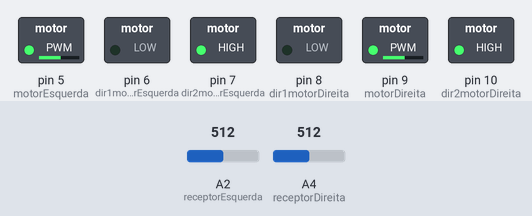
Bench run of a sketch on a simulated Arduino Uno, built with avr-gcc and run on an emulated ATmega328P. Parts: switched loads named in the sketch (green lamp = pin HIGH). The inputs (shaded band) are chosen by the test bench; at power-on: A2 (receptorEsquerda) = 512, A4 (receptorDireita) = 512.

Above: at 1.2 s.
1.3 s: A2 (receptorEsquerda) set to 490
At 2.2 s:
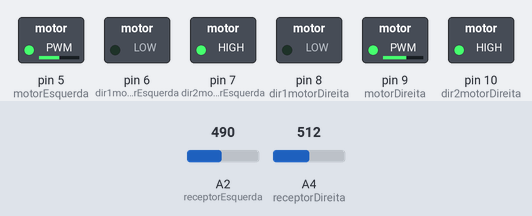
2.8 s: A2 (receptorEsquerda) set to 212
At 3.3 s:
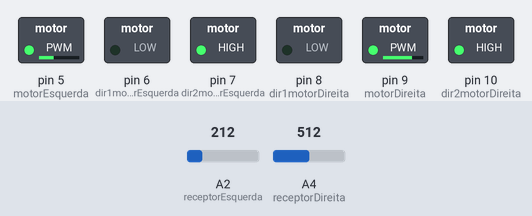
4.3 s: A2 (receptorEsquerda) set to 184
At 5.7 s:
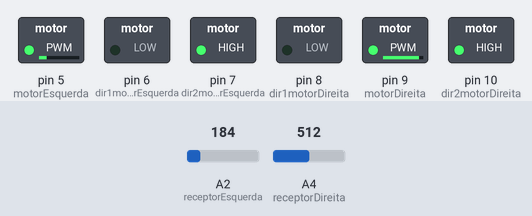
7.3 s: A4 (receptorDireita) set to 491
At 7.9 s:
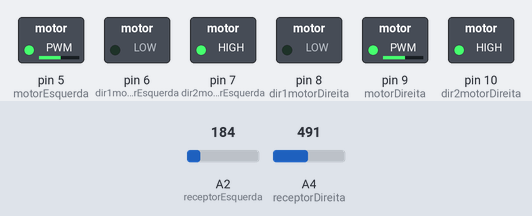
8.8 s: A4 (receptorDireita) set to 510
At 9.1 s:
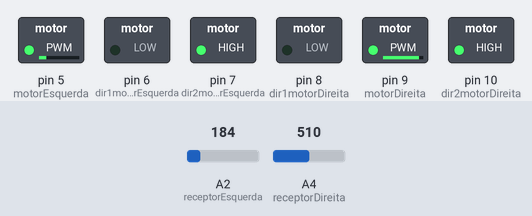
Timing chart, 0 to 11.3 s (numbered marks = the images above; inputs shaded):
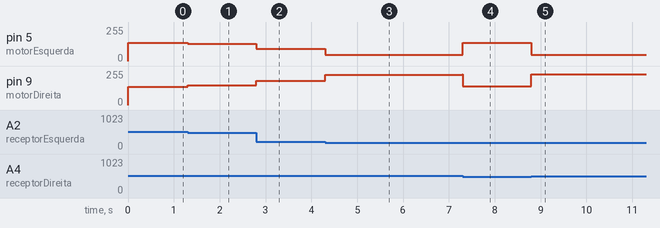

The sketch:

com_PID.ino
```cpp
#define receptorEsquerda A2   //Pino de entrada do sensor
#define receptorCentro A0   //Pino de entrada do sensor
#define receptorDireita  A4   //Pino de entrada do sensor
#define dir1motorDireita 8    //Pino direcional do motor
#define dir2motorDireita 10   //Pino direcional do motor
#define dir1motorEsquerda 6   //Pino direcional do motor
#define dir2motorEsquerda 7   //Pino direcional do motor
#define motorDireita 9    //Pino velocidade do motor
#define motorEsquerda 5   //Pino velocidade do motor

volatile float sensorEsquerda, sensorDireita;
volatile float erro;
volatile float velocidadeInicial = 0;

volatile float base = 10;

volatile float P = 0;
volatile float I = 0;
volatile float D = 0;

volatile float previous_erro;

volatile float kp = 0.9;    //Constantes de ganhos determinadas experimentalmente seguindo o passo a passo contido no relatorio
volatile float ki = 0.000001;
volatile float kd = 0.005;

volatile float PID_value = 0;

void setup() {
  analogReference(INTERNAL);    //Como a variação de tensão é de cerca de 1,8V, considereamos uma faixa de valores de 0 a 1,1V suficiente para nosso projeto
  pinMode(receptorEsquerda, INPUT);   //Definição dos pinos de entrada e saida
  pinMode(receptorDireita, INPUT);
  pinMode(receptorCentro, INPUT);
  pinMode(dir1motorDireita, OUTPUT);    //dir1motorDireita = 1, dir2motorDireita = 0, dir1motorEsquerda = 1, dir2motorEsquerda = 0 ==> carro vai para tras
  pinMode(dir2motorDireita, OUTPUT);    //dir1motorDireita = 0, dir2motorDireita = 1, dir1motorEsquerda = 0, dir2motorEsquerda = 1 ==> carro vai para frente
  pinMode(dir1motorEsquerda, OUTPUT);
  pinMode(dir2motorEsquerda, OUTPUT);

  digitalWrite(dir1motorDireita, LOW);    //Definição da direção do carro
  digitalWrite(dir2motorDireita, HIGH);
  digitalWrite(dir1motorEsquerda, LOW);
  digitalWrite(dir2motorEsquerda, HIGH);
}

void loop() {
  read_sensor_values();   //Função que le o valor dos sensores
  calculate_pid();    //Função que calcula o valor de PID
  motor_control();    //Controle da velocidade do motor
}

void read_sensor_values(){
  sensorEsquerda=analogRead(receptorEsquerda);    //Leitura dos sensores
  sensorDireita=analogRead(receptorDireita);
  erro = 0;
  if(sensorEsquerda > 500 && sensorDireita > 450)   //Verificação da diferença da posição atual do carro com a referencia
    erro=0;
    else if(sensorEsquerda < 200 && sensorDireita > 500)
      erro=10;
      else if(sensorEsquerda >= 200 && sensorEsquerda < 450 && sensorDireita > 500)
        erro=5;
        else if(sensorEsquerda >= 450 && sensorDireita > 500)
          erro=1;
          else if(sensorDireita < 160 && sensorEsquerda > 500)
            erro=(-10);
            else if(sensorDireita >= 160 && sensorDireita < 200 && sensorEsquerda > 500)
              erro=(-5);
              else if(sensorDireita >= 200 && sensorEsquerda > 500)
                erro=(-1);

   erro = erro*base; //Aumentamos o valor do erro apenas para se obter maiores valores de PID para a diferença entre as velocidades ser mais significativa
}

void calculate_pid(){
  P = erro;
  I = I + erro;
  D = erro-previous_erro;

  PID_value = (kp*P) + (ki*I) + (kd*D);   //Calculo do PID

  previous_erro=erro;
}

void motor_control(){
  float velocidadeMotorEsquerdo = velocidadeInicial - PID_value + 138;    //correção da velocidade dos motores, o motor necessita de um offset para conseguir vencer a incercia, este valor de 138 foi determinado experimentalmente
  float velocidadeMotorDireito = velocidadeInicial + PID_value + 138;

  velocidadeMotorEsquerdo = constrain(velocidadeMotorEsquerdo,0,255);   //Limitação do valor da velocidade para um valor entre 0 e 255
  velocidadeMotorDireito = constrain(velocidadeMotorDireito,0,255);


 analogWrite(motorEsquerda,velocidadeMotorEsquerdo);   //Seta o motor esquerdo com a nova velocidade
 analogWrite(motorDireita,velocidadeMotorDireito);  //Seta o motor direito com a nova velocidade

}
```

Measured:
- the behaviour switches between 501 and 500 on A4 (receptorDireita) (found by bisection; images 3 and 4)
- after the input at 1.3 s, pin 5 (motorEsquerda): 138/255 → 128/255 at once; pin 9 (motorDireita): 138/255 → 147/255 at once
- after the input at 2.8 s, pin 5 (motorEsquerda): 128/255 → 92/255 at once; pin 9 (motorDireita): 147/255 → 183/255 at once
- after the input at 4.3 s, pin 5 (motorEsquerda): 92/255 → 47/255 at once, → 46/255 3.0 s later; pin 9 (motorDireita): 183/255 → 228/255 at once, → 229/255 3.0 s later
- after the input at 7.3 s, pin 5 (motorEsquerda): 46/255 → 136/255 at once; pin 9 (motorDireita): 229/255 → 139/255 at once
- after the input at 8.8 s, pin 5 (motorEsquerda): 136/255 → 46/255 at once; pin 9 (motorDireita): 139/255 → 229/255 at once
